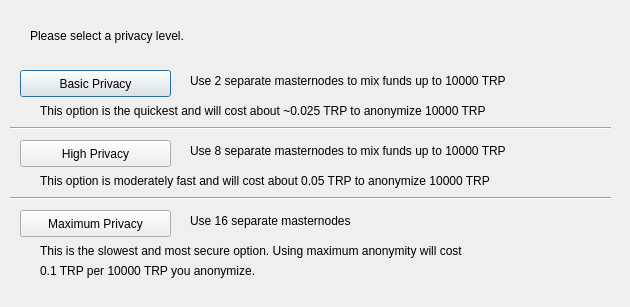
<?xml version="1.0" encoding="UTF-8"?>
<ui version="4.0">
 <class>ObfuscationConfig</class>
 <widget class="QDialog" name="ObfuscationConfig">
  <property name="geometry">
   <rect>
    <x>0</x>
    <y>0</y>
    <width>630</width>
    <height>307</height>
   </rect>
  </property>
  <property name="windowTitle">
   <string>Configure Obfuscation</string>
  </property>
  <widget class="QPushButton" name="buttonBasic">
   <property name="geometry">
    <rect>
     <x>20</x>
     <y>70</y>
     <width>151</width>
     <height>27</height>
    </rect>
   </property>
   <property name="text">
    <string>Basic Privacy</string>
   </property>
  </widget>
  <widget class="QPushButton" name="buttonHigh">
   <property name="geometry">
    <rect>
     <x>20</x>
     <y>140</y>
     <width>151</width>
     <height>27</height>
    </rect>
   </property>
   <property name="text">
    <string>High Privacy</string>
   </property>
  </widget>
  <widget class="QPushButton" name="buttonMax">
   <property name="geometry">
    <rect>
     <x>20</x>
     <y>210</y>
     <width>151</width>
     <height>27</height>
    </rect>
   </property>
   <property name="text">
    <string>Maximum Privacy</string>
   </property>
  </widget>
  <widget class="QLabel" name="label">
   <property name="geometry">
    <rect>
     <x>30</x>
     <y>20</y>
     <width>571</width>
     <height>31</height>
    </rect>
   </property>
   <property name="text">
    <string>Please select a privacy level.</string>
   </property>
  </widget>
  <widget class="QLabel" name="label_2">
   <property name="geometry">
    <rect>
     <x>190</x>
     <y>70</y>
     <width>421</width>
     <height>21</height>
    </rect>
   </property>
   <property name="text">
    <string>Use 2 separate masternodes to mix funds up to 10000 TRP</string>
   </property>
  </widget>
  <widget class="QLabel" name="label_3">
   <property name="geometry">
    <rect>
     <x>190</x>
     <y>140</y>
     <width>411</width>
     <height>21</height>
    </rect>
   </property>
   <property name="text">
    <string>Use 8 separate masternodes to mix funds up to 10000 TRP</string>
   </property>
  </widget>
  <widget class="QLabel" name="label_4">
   <property name="geometry">
    <rect>
     <x>190</x>
     <y>210</y>
     <width>421</width>
     <height>21</height>
    </rect>
   </property>
   <property name="text">
    <string>Use 16 separate masternodes</string>
   </property>
  </widget>
  <widget class="QLabel" name="label_6">
   <property name="geometry">
    <rect>
     <x>40</x>
     <y>100</y>
     <width>561</width>
     <height>21</height>
    </rect>
   </property>
   <property name="text">
    <string>This option is the quickest and will cost about ~0.025 TRP to anonymize 10000 TRP</string>
   </property>
  </widget>
  <widget class="QLabel" name="label_7">
   <property name="geometry">
    <rect>
     <x>40</x>
     <y>170</y>
     <width>561</width>
     <height>21</height>
    </rect>
   </property>
   <property name="text">
    <string>This option is moderately fast and will cost about 0.05 TRP to anonymize 10000 TRP</string>
   </property>
  </widget>
  <widget class="QLabel" name="label_8">
   <property name="geometry">
    <rect>
     <x>40</x>
     <y>240</y>
     <width>561</width>
     <height>21</height>
    </rect>
   </property>
   <property name="text">
    <string>This is the slowest and most secure option. Using maximum anonymity will cost</string>
   </property>
  </widget>
  <widget class="QLabel" name="label_9">
   <property name="geometry">
    <rect>
     <x>40</x>
     <y>260</y>
     <width>561</width>
     <height>21</height>
    </rect>
   </property>
   <property name="text">
    <string>0.1 TRP per 10000 TRP you anonymize.</string>
   </property>
  </widget>
  <widget class="Line" name="line">
   <property name="geometry">
    <rect>
     <x>10</x>
     <y>120</y>
     <width>601</width>
     <height>16</height>
    </rect>
   </property>
   <property name="orientation">
    <enum>Qt::Horizontal</enum>
   </property>
  </widget>
  <widget class="Line" name="line_2">
   <property name="geometry">
    <rect>
     <x>10</x>
     <y>190</y>
     <width>601</width>
     <height>16</height>
    </rect>
   </property>
   <property name="orientation">
    <enum>Qt::Horizontal</enum>
   </property>
  </widget>
 </widget>
 <resources/>
 <connections/>
</ui>
